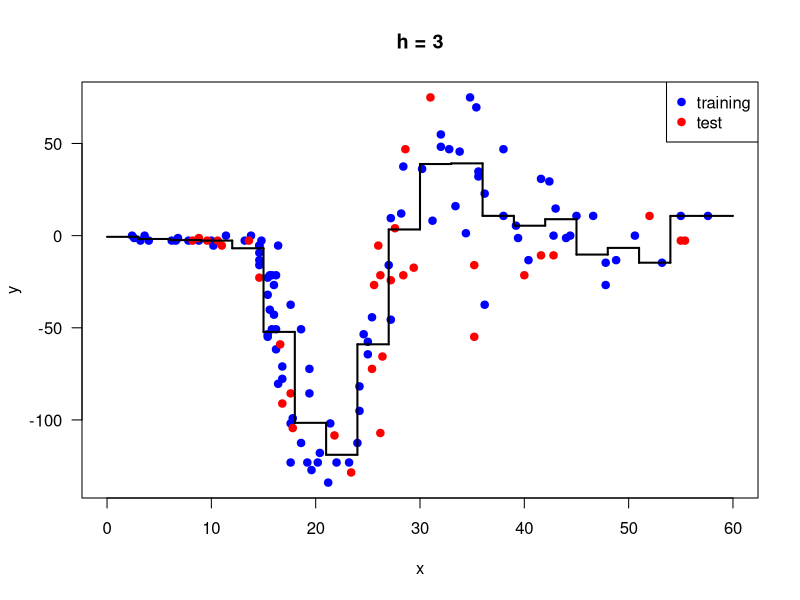
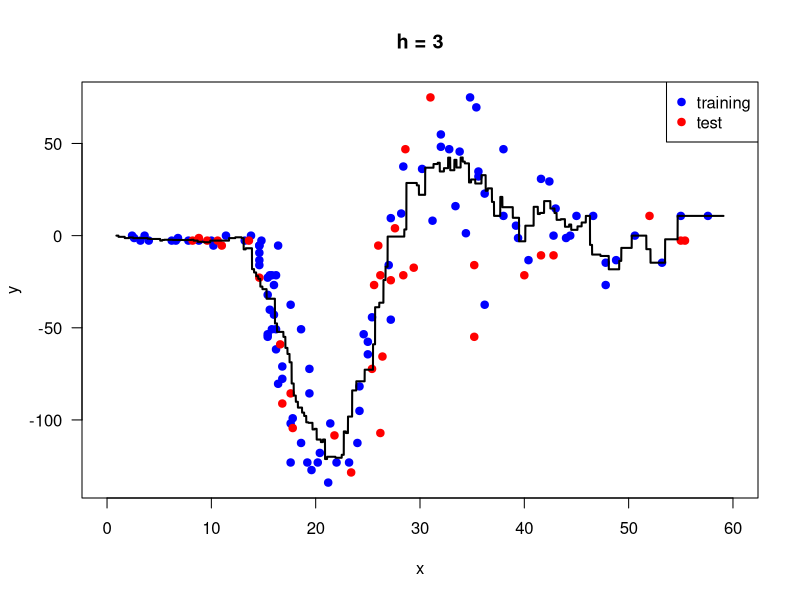
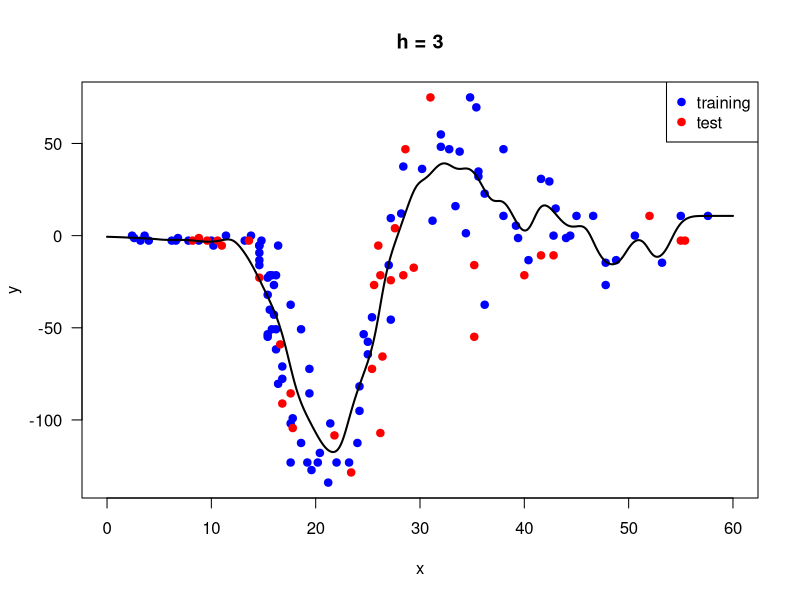

Generate these figures, in order, with R:
# read data into memory
rm(list=ls(all=TRUE))
data_set <- read.csv("hw04_data_set.csv")
set.seed(521)

#get x and y values
x <- data_set$x
y <- data_set$y

#separate train and test data
train_indices <-  c(sample(which(x==x),100)) 
x_train <- x[train_indices]
y_train <- y[train_indices]
x_test <- x[-train_indices]
y_test <- y[-train_indices]

point_colors <- c("red", "green", "blue")
minimum_value <- -0
maximum_value <- +60
data_interval <- seq(from = minimum_value, to = maximum_value, by = 0.01)

#Regressogram
bin_width <- 3
left_borders <- seq(from = minimum_value, to = maximum_value - bin_width, by = bin_width)
right_borders <- seq(from = minimum_value + bin_width, to = maximum_value, by = bin_width)
g_head <- sapply(1:length(left_borders), function(b) (
                  sum(y_train[left_borders[b] < x_train & x_train <= right_borders[b]])
                 /sum(left_borders[b] < x_train & x_train <= right_borders[b]))) 

#plot regressogram
plot(x_train, y_train, type = "p", pch = 19, col = "blue",
     ylim = c(min(y_train),max(y_train)), xlim = c(minimum_value, maximum_value),
     ylab = "y", xlab = "x", las = 1, main = sprintf("h = %g", bin_width))
points(x_test, y_test, type = "p", pch = 19, col = "red")
legend("topright" ,c("training","test"), col=c("blue","red"), pch=19)
for (b in 1:length(left_borders)) {
  lines(c(left_borders[b], right_borders[b]), c(g_head[b], g_head[b]), lwd = 2, col = "black")
  if (b < length(left_borders)) {
    lines(c(right_borders[b], right_borders[b]), c(g_head[b], g_head[b + 1]), lwd = 2, col = "black") 
  }
}

#calculating RMSE for regressogram
RMSE_bins <- sapply(1:length(left_borders), function(b) {
  y_test[left_borders[b] < x_test & x_test <= right_borders[b]] - g_head[b]}^2) 

RMSE<- sqrt(sum(array(unlist(RMSE_bins)) / length(y_test)))
sprintf("Regressogram => RMSE is %f when h is %i", RMSE, bin_width)


#Running Mean Smoother estimation
bin_width2 <- 3
left_borders <- seq(from = minimum_value, to = maximum_value - bin_width2, by = bin_width2)
right_borders <- seq(from = minimum_value + bin_width2, to = maximum_value, by = bin_width2)
g_head <- sapply(data_interval, function(X) {sum(y_train[(X - 0.5 * bin_width2) < x_train & x_train <= (X + 0.5 * bin_width2)])}
                 /sum((X - 0.5 * bin_width2) < x_train & x_train <= (X + 0.5 * bin_width2))) 

#plot running mean smoother
plot(x_train, y_train, type = "p", pch = 19, col = "blue",
     ylim = c(min(y_train),max(y_train)), xlim = c(minimum_value, maximum_value),
     ylab = "y", xlab = "x", las = 1, main = sprintf("h = %g", bin_width2))
points(x_test, y_test, type = "p", pch = 19, col = "red")
legend("topright" ,c("training","test"), col=c("blue","red"), pch=19)
lines(data_interval, g_head, type = "l", lwd = 2, col = "black")

#RMSE for Running Mean Smoother
RMSE2raw <- sapply(x_test, function(X) {sum(y_train[(X - 0.5 * bin_width2) < x_train & x_train <= (X + 0.5 * bin_width2)])}
                   /sum((X - 0.5 * bin_width2) < x_train & x_train <= (X + 0.5 * bin_width2))) 

RMSE2 <- ((RMSE2raw-y_test)^2)

RMSE_value2 <- sqrt(sum(RMSE2/length(y_test)))
sprintf("Running Mean Smoother => RMSE is %f when h is %i", RMSE_value2, bin_width2)


#kernel estimation
bin_width3 <- 1

#kernel function
kernel <- function(u) {
  return (1 / sqrt(2 * pi) * exp(-0.5 * (u^2)))
}

g_head <- sapply(data_interval, function(X) (
                  sum(y_train*kernel((X-x_train)/bin_width3))
                 /sum(kernel((X-x_train)/bin_width3))
    )) 

#plot kernel smoother
plot(x_train, y_train, type = "p", pch = 19, col = "blue",
     ylim = c(min(y_train),max(y_train)), xlim = c(minimum_value, maximum_value),
     ylab = "y", xlab = "x", las = 1, main = sprintf("h = %g", bin_width))
points(x_test, y_test, type = "p", pch = 19, col = "red")
legend("topright" ,c("training","test"), col=c("blue","red"), pch=19)
lines(data_interval, g_head, type = "l", lwd = 2, col = "black")

#RMSE for Kernel Smoother
RMSE3raw <- sapply(x_test, function(X) (
  sum(y_train*kernel((X-x_train)/bin_width3))
  /sum(kernel((X-x_train)/bin_width3)))) 
  
RMSE3 <- ((RMSE3raw - y_test)^2)

RMSE_value3 <- sqrt(sum(RMSE3)/length(y_test))

#print RMSE values for all classifiers
sprintf("Regressogram => RMSE is %f when h is %i", RMSE, bin_width)
sprintf("Running Mean Smoother => RMSE is %f when h is %i", RMSE_value2, bin_width2)
sprintf("Kernel Smoother => RMSE is %f when h is %i", RMSE_value3, bin_width3)

